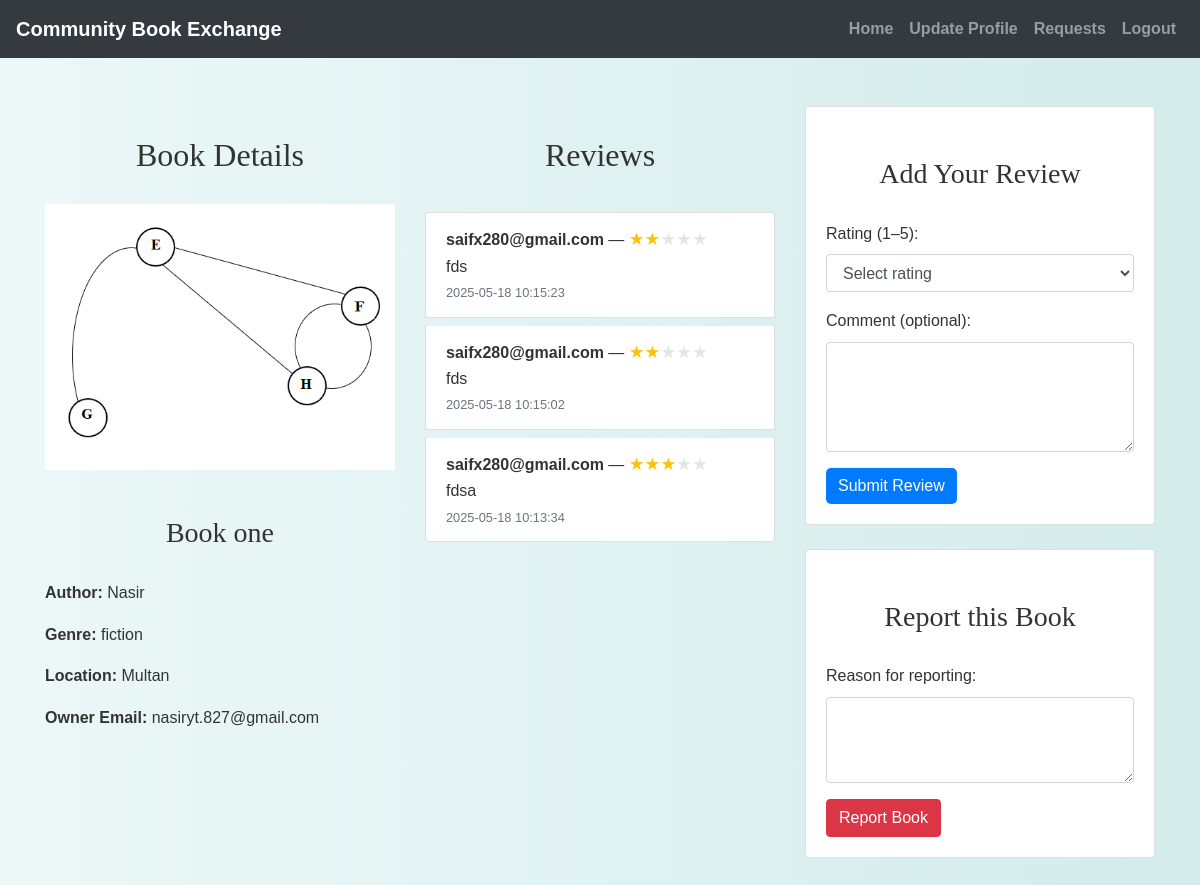
The app's page /borrower/reviews.php?book_id=2 (signed in) with its own data.
### tables this page shows
CREATE TABLE `books` (
  `id` int(11) NOT NULL,
  `user_id` int(11) NOT NULL,
  `picture` varchar(255) DEFAULT NULL,
  `title` varchar(255) NOT NULL,
  `author` varchar(255) NOT NULL,
  `genre` varchar(100) NOT NULL,
  `condition` varchar(50) NOT NULL,
  `location` varchar(255) DEFAULT NULL,
  `status` enum('Available','Lent Out','Reserved') DEFAULT 'Available',
  `description` text DEFAULT NULL,
  `created_at` datetime DEFAULT current_timestamp()
);

CREATE TABLE `users` (
  `id` int(11) NOT NULL,
  `username` varchar(50) NOT NULL,
  `password` varchar(255) NOT NULL,
  `email` varchar(100) NOT NULL,
  `phone` varchar(20) NOT NULL,
  `age` int(11) DEFAULT NULL,
  `bio` text DEFAULT NULL,
  `user_type` varchar(50) DEFAULT NULL,
  `profile_picture` varchar(255) DEFAULT NULL
);

CREATE TABLE `reviews` (
  `id` int(11) NOT NULL,
  `reviewer_id` int(11) NOT NULL,
  `reviewee_id` int(11) NOT NULL,
  `rating` int(11) NOT NULL CHECK (`rating` between 1 and 5),
  `comment` text DEFAULT NULL,
  `created_at` datetime DEFAULT current_timestamp()
);

### borrower/reviews.php (the view, shortened to what this page needs)
<?php
include('config.php');
$book_id = intval($_GET['book_id']);
$sql_book = "SELECT b.title, b.author, b.genre, b.picture, b.location, u.email AS owner_email
             FROM books b
             JOIN users u ON b.user_id = u.id
             WHERE b.id = ?";
$stmt_book = mysqli_prepare($conn, $sql_book);
mysqli_stmt_bind_param($stmt_book, "i", $book_id);
mysqli_stmt_execute($stmt_book);
$result_book = mysqli_stmt_get_result($stmt_book);
$book = mysqli_fetch_assoc($result_book);
$sql_reviews = "SELECT r.rating, r.comment, r.created_at, u.email AS reviewer_email
                FROM reviews r
                JOIN users u ON r.reviewer_id = u.id
                WHERE r.reviewee_id = (SELECT user_id FROM books WHERE id = ?)
                ORDER BY r.created_at DESC";
$stmt_reviews = mysqli_prepare($conn, $sql_reviews);
mysqli_stmt_bind_param($stmt_reviews, "i", $book_id);
mysqli_stmt_execute($stmt_reviews);
$result_reviews = mysqli_stmt_get_result($stmt_reviews);
?>
<!DOCTYPE html>
<html>
<head>
    <link rel="stylesheet" href="https://maxcdn.bootstrapcdn.com/bootstrap/4.5.2/css/bootstrap.min.css">
    <link rel="stylesheet" href="./css/style.css">
</head>
<body>
<?php include('navbar.php'); ?>
<div class="container mt-5">
    <div class="row">
        <div class="col-md-4">
            <h2>Book Details</h2>
            <?php if (!empty($book['picture']) && file_exists("../owner/" . $book['picture'])): ?>
                <img src="<?php echo "../owner/" . htmlspecialchars($book['picture']); ?>" alt="Book Image" class="img-fluid mb-3" style="max-height: 300px; object-fit: cover;">
            <?php endif; ?>
            <h3><?php echo htmlspecialchars($book['title']); ?></h3>
            <p><strong>Author:</strong> <?php echo htmlspecialchars($book['author']); ?></p>
            <p><strong>Genre:</strong> <?php echo htmlspecialchars($book['genre']); ?></p>
            <p><strong>Location:</strong> <?php echo htmlspecialchars($book['location']); ?></p>
            <p><strong>Owner Email:</strong> <?php echo htmlspecialchars($book['owner_email']); ?></p>
        </div>
        <div class="col-md-4">
            <h2>Reviews</h2>
            <?php if (mysqli_num_rows($result_reviews) > 0): ?>
                <ul class="list-group mb-4">
                    <?php while ($review = mysqli_fetch_assoc($result_reviews)): ?>
                        <li class="list-group-item mt-2">
                            <strong><?php echo htmlspecialchars($review['reviewer_email']); ?></strong> —
                            <span class="star-rating">
                                <?php
                                    $fullStars = intval($review['rating']);
                                    $emptyStars = 5 - $fullStars;
                                    for ($i=0; $i < $fullStars; $i++) echo '★';
                                    for ($i=0; $i < $emptyStars; $i++) echo '<span class="empty">★</span>';
                                ?>
                            </span>
                            <br>
                            <?php echo nl2br(htmlspecialchars($review['comment'])); ?>
                            <br>
                            <small class="text-muted"><?php echo $review['created_at']; ?></small>
                        </li>
                    <?php endwhile; ?>
                </ul>
            <?php else: ?>
                <p>No reviews yet for this book owner.</p>
            <?php endif; ?>
        </div>
        <div class="col-md-4">
            <div class="card mb-4">
                <div class="card-body">
                    <h3>Add Your Review</h3>
                    <form method="POST">
                        <div class="form-group">
                            <label for="rating">Rating (1–5):</label>
                            <select name="rating" id="rating" class="form-control" required>
                                <option value="">Select rating</option>
                            </select>
                        </div>
                        <div class="form-group">
                            <label for="comment">Comment (optional):</label>
                            <textarea name="comment" id="comment" class="form-control" rows="4"></textarea>
                        </div>
                        <button type="submit" class="btn btn-primary">Submit Review</button>
                    </form>
                </div>
            </div>
            <div class="card">
                <div class="card-body">
                    <h3>Report this Book</h3>
                    <form method="POST">
                        <div class="form-group">
                            <label for="report_reason">Reason for reporting:</label>
                            <textarea name="report_reason" id="report_reason" class="form-control" rows="3" required></textarea>
                        </div>
                        <button type="submit" class="btn btn-danger">Report Book</button>
                    </form>
                </div>
            </div>
        </div>
    </div>
</div>
</body>
</html>

### borrower/navbar.php (shortened to what this page needs)
<nav class="navbar navbar-expand-lg navbar-dark bg-dark">
    <a class="navbar-brand" href="borrower_dashboard.php">Community Book Exchange</a>
    <div class="collapse navbar-collapse" id="navbarNav">
        <ul class="navbar-nav ml-auto">
            <?php
            if (isset($_SESSION["id"]) && !empty($_SESSION["id"])) {
                echo '<li class="nav-item"><a class="nav-link" href="borrower_dashboard.php">Home</a></li>';
                echo '<li class="nav-item"><a class="nav-link" href="update_profile.php">Update Profile</a></li>';
                echo '<li class="nav-item"><a class="nav-link" href="my_requests.php">Requests</a></li>';
                echo '<li class="nav-item"><a class="nav-link" href="logout.php">Logout</a></li>';
            } else {
                echo '<li class="nav-item"><a class="nav-link" href="register.php">Register</a></li>';
                echo '<li class="nav-item"><a class="nav-link" href="login.php">Login</a></li>';
                echo '<li class="nav-item"><a class="nav-link" href="./admin/admin_login.php">Admin Login</a></li>';
            }
            ?>
        </ul>
    </div>
</nav>

### borrower/css/style.css (style rules this page uses)
body { background: linear-gradient(90deg, rgba(233, 246, 246, 0.831), rgba(207, 233, 233, 0.9)); font-family: 'Arial', sans-serif; color: #333; line-height: 1.6; }
h1, h2, h3, h4 { text-align: center; margin-top: 30px; margin-bottom: 30px; font-family: 'Georgia', serif; }
.container { margin-bottom: 40px; }
.btn-primary { color: #fff; border: none; border-radius: 5px; cursor: pointer; transition: background-color 0.3s ease; }
a { color: #006666; text-decoration: none; font-weight: bold; }

### borrower/reviews.php (style rules this page uses)
.star-rating { color: #ffc107; font-size: 1.1rem; }
.star-rating .empty { color: #e4e5e9; }

### records on screen
books: picture (picture), title "Book one", author "Nasir", genre "fiction", location "Multan", user.email "nasiryt.827@gmail.com"
reviews: reviewer.email "saifx280@gmail.com", rating 2 (drawn), comment "fds", created_at "2025-05-18 10:15:23"
reviews: reviewer.email "saifx280@gmail.com", rating 2 (drawn), comment "fds", created_at "2025-05-18 10:15:02"
reviews: reviewer.email "saifx280@gmail.com", rating 3 (drawn), comment "fdsa", created_at "2025-05-18 10:13:34"
